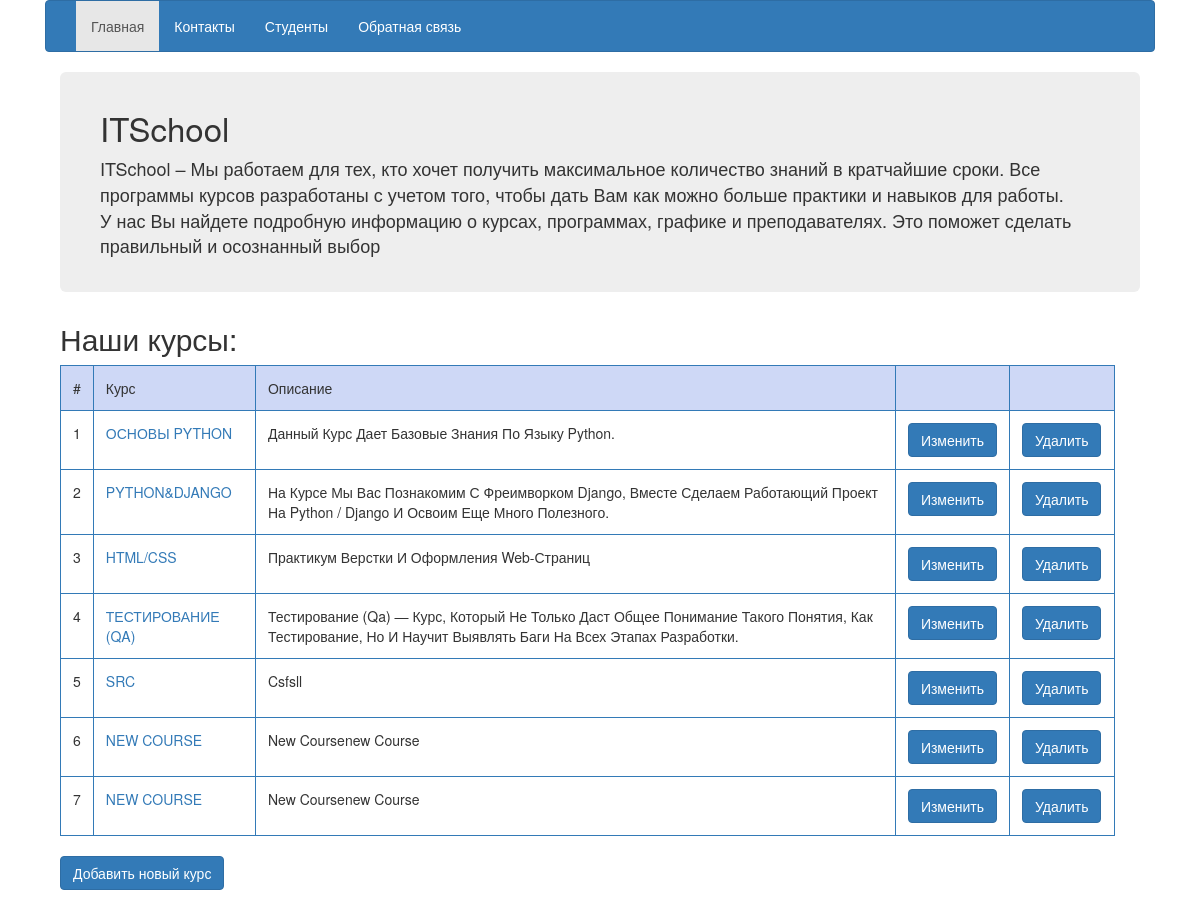
The page / on the database its author committed.
### courses/models.py (models this page shows, shortened)
class Course(models.Model):
    name = models.CharField(max_length=255)
    short_description = models.CharField(max_length=255)
    description = models.TextField(max_length=1255)
    coach = models.ForeignKey(Coach, related_name = 'coach_courses', null=True, blank= True)
    assistant = models.ForeignKey(Coach, related_name = 'assistant_courses', null=True, blank= True)

### pybursa/views.py (the view)
# urls.py: url(r'^$', views.IndexView.as_view(), name='index'),
def index(request):
    courses = Course.objects.all()
    return render (request, "index.html", {"courses": courses})

### templates/index.html (shortened to what this page needs)
{% extends "base.html" %}
{% block nav_class_index %} active {% endblock %}
{% block content %}
     {% include "include/school_include.html" %}
        <div class="blog-post">
            <h2>Наши курсы:</h2>
            <table class="table table-bordered"  style="width: 95%">
                <tr class="student_list">
                   <td>#</td>
                   <td>Курс</td>
                   <td>Описание</td>
                   <td></td>
                   <td></td>
                </tr>
                  {% for course in courses%}
                <tr>
                     <td>{{ forloop.counter }}</td>
                     <td><a href="{% url 'courses:detail' course.id%}">{{ course.name|upper }}</a> </td>
                     <td>{{ course.short_description|title }} </td>
                     <td><a href="{% url 'courses:edit' course.id %}"><button type="button" class="btn btn-primary">Изменить</button></a></td>
                     <td><a href="{% url 'courses:remove' course.id %}"><button type="button" class="btn btn-primary">Удалить</button></a></td>
                </tr>
                  {% endfor %}
            </table>
<p>
  <a href="{% url 'courses:add' %}"><button type="button" class="btn btn-primary">Добавить новый курс</button></a>
</p>
          </div>
{% endblock content %}

### static/css/style.css (style rules this page uses)
html { font-family: sans-serif; color: #333; background-color: #fff; }
body { font-family: "Helvetica Neue", Helvetica, Arial, sans-serif; font-size: 14px; line-height: 1.42857143; color: #333; background-color: #fff; }
h2 { font-family: inherit; font-weight: 500; line-height: 1.1; color: inherit; background: #fff }
p { margin: 0 0 10px; }
a { color: #333; text-decoration: none; }
td { padding: 10px 10px 3px 3px; }
tr { border: : 5px }
.student_list { background: #CED8F6; border-width: 1px; }

### rows shown on the page
Course: name "ОСНОВЫ PYTHON", short_description "Данный Курс Дает Базовые Знания По Языку Python."
Course: name "PYTHON&DJANGO", short_description "На Курсе Мы Вас Познакомим С Фреимворком Django, Вместе Сделаем Работающий Проект На Python / Django И Освоим Еще Много Полезного."
Course: name "HTML/CSS", short_description "Практикум Верстки И Оформления Web-Страниц"
Course: name "ТЕСТИРОВАНИЕ (QA)", short_description "Тестирование (Qa) — Курс, Который Не Только Даст Общее Понимание Такого Понятия, Как Тестирование, Но И Научит Выявлять Баги На Всех Этапах Разработки."
Course: name "SRC", short_description "Csfsll"
Course: name "NEW COURSE", short_description "New Coursenew Course"
Course: name "NEW COURSE", short_description "New Coursenew Course"
